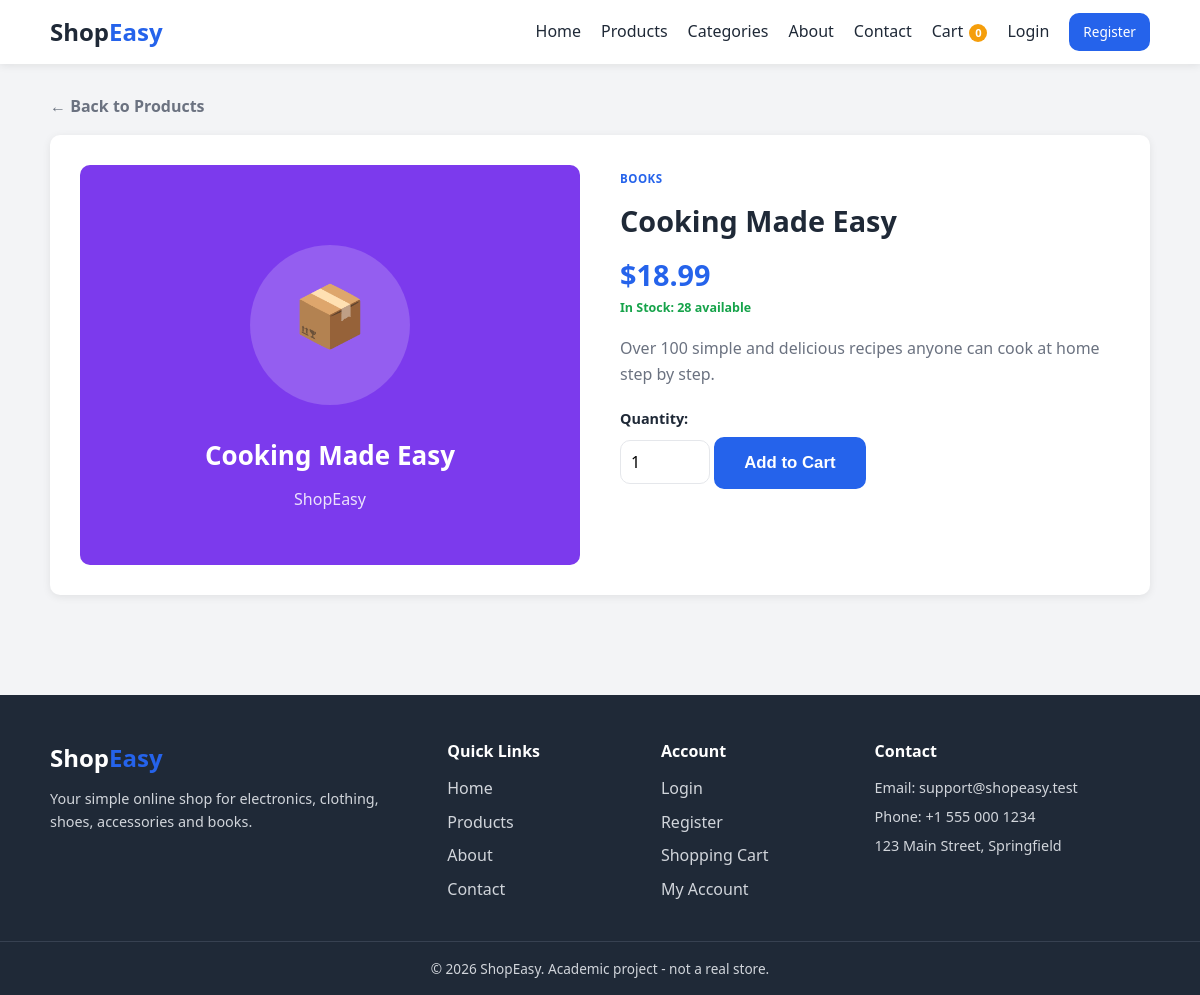
Screenshot of /product-details.php?id=19 with the database file from the repository.
### tables this page shows
CREATE TABLE products (
    id          INT(11) AUTO_INCREMENT PRIMARY KEY,
    category_id INT(11) NULL,
    name        VARCHAR(150) NOT NULL,
    description TEXT NULL,
    stock       INT(11) NOT NULL DEFAULT 0,
    price       DECIMAL(10,2) NOT NULL,
    image       VARCHAR(255) NULL,
    created_at  TIMESTAMP DEFAULT CURRENT_TIMESTAMP,
    FOREIGN KEY (category_id) REFERENCES categories(id) ON DELETE SET NULL
);

CREATE TABLE categories (
    id   INT(11) AUTO_INCREMENT PRIMARY KEY,
    name VARCHAR(100) NOT NULL
);

### includes/functions.php (called while the page is built, shortened)
<?php
function e($text)
{
    return htmlspecialchars($text ?? '', ENT_QUOTES, 'UTF-8');
}
function money($amount)
{
    return '$' . number_format((float)$amount, 2);
}
    ?>

### product-details.php (the view, shortened to what this page needs)
<?php
require_once 'config/database.php';
require_once 'includes/functions.php';
$id = isset($_GET['id']) ? (int)$_GET['id'] : 0;
$stmt = $conn->prepare(
    "SELECT p.*, c.name AS category_name
     FROM products p
     LEFT JOIN categories c ON p.category_id = c.id
     WHERE p.id = ?"
);
$stmt->bind_param('i', $id);
$stmt->execute();
$product = $stmt->get_result()->fetch_assoc();
include 'includes/header.php';
?>
<?php if (!$product): ?>
    <p class="empty-message">Sorry, that product was not found.</p>
    <div class="center"><a href="products.php" class="btn">Back to Products</a></div>
<?php else: ?>
    <?php $inStock = (int)$product['stock'] > 0; ?>
    <a href="products.php" class="back-link">&larr; Back to Products</a>
    <div class="product-detail">
        <div class="product-detail-image">
            <img src="images/<?php echo e($product['image']); ?>"
                 alt="<?php echo e($product['name']); ?>"
                 onerror="this.onerror=null;this.src='images/placeholder.svg';">
        </div>
        <div class="product-detail-info">
            <span class="product-category"><?php echo e($product['category_name'] ?? 'Uncategorized'); ?></span>
            <h1><?php echo e($product['name']); ?></h1>
            <p class="product-price large"><?php echo money($product['price']); ?></p>
            <?php if ($inStock): ?>
                <p class="stock in-stock">In Stock: <?php echo (int)$product['stock']; ?> available</p>
            <?php else: ?>
                <p class="stock out-stock">Out of Stock</p>
            <?php endif; ?>
            <p class="product-full-desc"><?php echo nl2br(e($product['description'])); ?></p>
            <?php if ($inStock): ?>
                <form method="post" action="cart.php" class="add-to-cart-form">
                    <label for="quantity">Quantity:</label>
                    <input type="number" id="quantity" name="quantity"
                           value="1" min="1" max="<?php echo (int)$product['stock']; ?>"
                           data-max-stock="<?php echo (int)$product['stock']; ?>">
                    <button type="submit" class="btn btn-large">Add to Cart</button>
                </form>
            <?php else: ?>
                <button class="btn btn-large" disabled>Out of Stock</button>
            <?php endif; ?>
        </div>
    </div>
<?php endif; ?>
<?php include 'includes/footer.php'; ?>

### css/style.css (style rules this page uses)
:root { --primary: #2563eb; --primary-dark: #1d4ed8; --primary-light: #dbeafe; --accent: #f59e0b; --dark: #1f2937; --gray: #6b7280; --light-gray: #f3f4f6; --border: #e5e7eb; --white: #ffffff; --success: #16a34a; --danger: #dc2626; --shadow: 0 2px 8px rgba(0, 0, 0, 0.08); --shadow-hover: 0 6px 18px rgba(0, 0, 0, 0.12); --radius: 10px; }
* { margin: 0; padding: 0; box-sizing: border-box; }
body { font-family: 'Segoe UI', Tahoma, Arial, sans-serif; color: var(--dark); background: var(--light-gray); line-height: 1.6; }
a { text-decoration: none; color: inherit; }
img { max-width: 100%; display: block; }
.btn { display: inline-block; background: var(--primary); color: var(--white); border: 2px solid var(--primary); padding: 10px 18px; border-radius: var(--radius); font-size: 0.95rem; font-weight: 600; cursor: pointer; transition: background 0.2s, transform 0.1s, box-shadow 0.2s; text-align: center; }
.btn-large { padding: 14px 28px; font-size: 1.05rem; }
.back-link { display: inline-block; margin-bottom: 15px; color: var(--gray); font-weight: 600; }
.product-category { font-size: 0.72rem; text-transform: uppercase; letter-spacing: 0.5px; color: var(--primary); font-weight: 700; }
.product-price { font-size: 1.25rem; font-weight: 800; color: var(--dark); }
.product-price.large { font-size: 1.8rem; color: var(--primary); }
.stock { font-size: 0.78rem; font-weight: 600; }
.in-stock { color: var(--success); }
.product-detail { display: grid; grid-template-columns: 1fr 1fr; gap: 40px; background: var(--white); border-radius: var(--radius); box-shadow: var(--shadow); padding: 30px; }
.product-detail-image img { width: 100%; height: 400px; object-fit: cover; border-radius: var(--radius); background: var(--light-gray); }
.product-detail-info h1 { font-size: 1.8rem; margin: 8px 0; }
.product-full-desc { color: var(--gray); margin: 18px 0; }
.add-to-cart-form { margin-top: 20px; }
.add-to-cart-form label { display: block; font-weight: 600; margin-bottom: 6px; }
.add-to-cart-form input[type="number"] { width: 90px; padding: 10px; border: 1px solid var(--border); border-radius: var(--radius); margin-bottom: 16px; font-size: 1rem; }
label { display: block; font-weight: 600; margin: 14px 0 6px; font-size: 0.9rem; }
input, select, textarea { width: 100%; padding: 11px 12px; border: 1px solid var(--border); border-radius: var(--radius); font-size: 0.95rem; font-family: inherit; background: var(--white); }

### rows the page displays
products: image (picture), category.name "BOOKS", name "Cooking Made Easy", price "$18.99", stock "28", description "Over 100 simple and delicious recipes anyone can cook at home step by step."

### other values shown
cart_count() "0"
